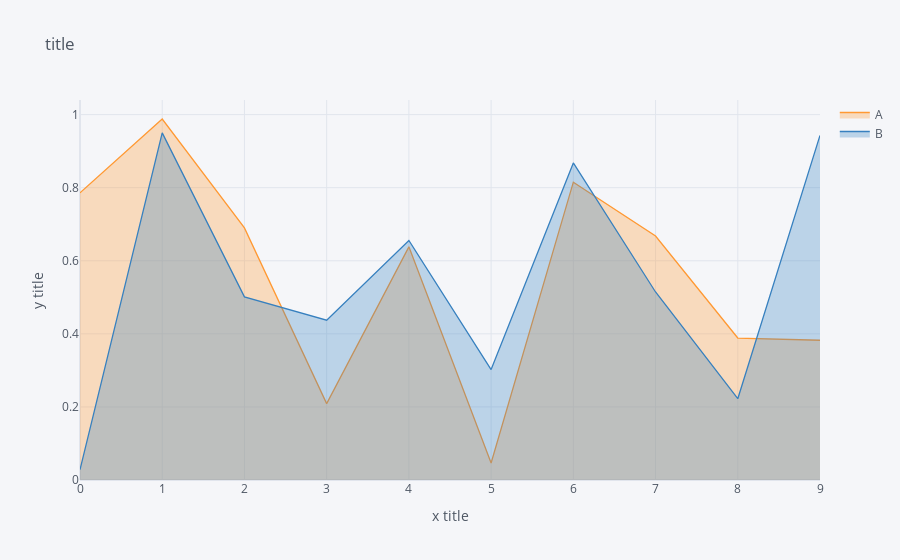

The notebook cell this image was saved under:
### Code cell
df.iplot(kind='scatter',
        fill=True,
        xTitle='x title',
        yTitle='y title',
        title='title')

### Figure 1 — Plotly figure (JSON) as saved in the notebook; plotly's stock layout.template omitted (floating-point values rounded to 4 significant figures)
{"data": [{"fill": "tozeroy", "fillcolor": "rgba(255, 153, 51, 0.3)", "line": {"color": "rgba(255, 153, 51, 1.0)", "dash": "solid", "shape": "linear", "width": 1.3}, "mode": "lines", "name": "A", "text": "", "type": "scatter", "x": [0, 1, 2, 3, 4, 5, 6, 7, 8, 9], "y": [0.7858, 0.988, 0.69, 0.209, 0.6382, 0.04645, 0.8151, 0.6677, 0.3886, 0.3825]}, {"fill": "tozeroy", "fillcolor": "rgba(55, 128, 191, 0.3)", "line": {"color": "rgba(55, 128, 191, 1.0)", "dash": "solid", "shape": "linear", "width": 1.3}, "mode": "lines", "name": "B", "text": "", "type": "scatter", "x": [0, 1, 2, 3, 4, 5, 6, 7, 8, 9], "y": [0.02831, 0.9501, 0.5011, 0.4375, 0.6556, 0.3023, 0.8678, 0.5146, 0.2225, 0.9431]}], "layout": {"legend": {"bgcolor": "#F5F6F9", "font": {"color": "#4D5663"}}, "paper_bgcolor": "#F5F6F9", "plot_bgcolor": "#F5F6F9", "title": {"font": {"color": "#4D5663"}, "text": "title"}, "xaxis": {"gridcolor": "#E1E5ED", "showgrid": true, "tickfont": {"color": "#4D5663"}, "title": {"font": {"color": "#4D5663"}, "text": "x title"}, "zerolinecolor": "#E1E5ED"}, "yaxis": {"gridcolor": "#E1E5ED", "showgrid": true, "tickfont": {"color": "#4D5663"}, "title": {"font": {"color": "#4D5663"}, "text": "y title"}, "zerolinecolor": "#E1E5ED"}}}
